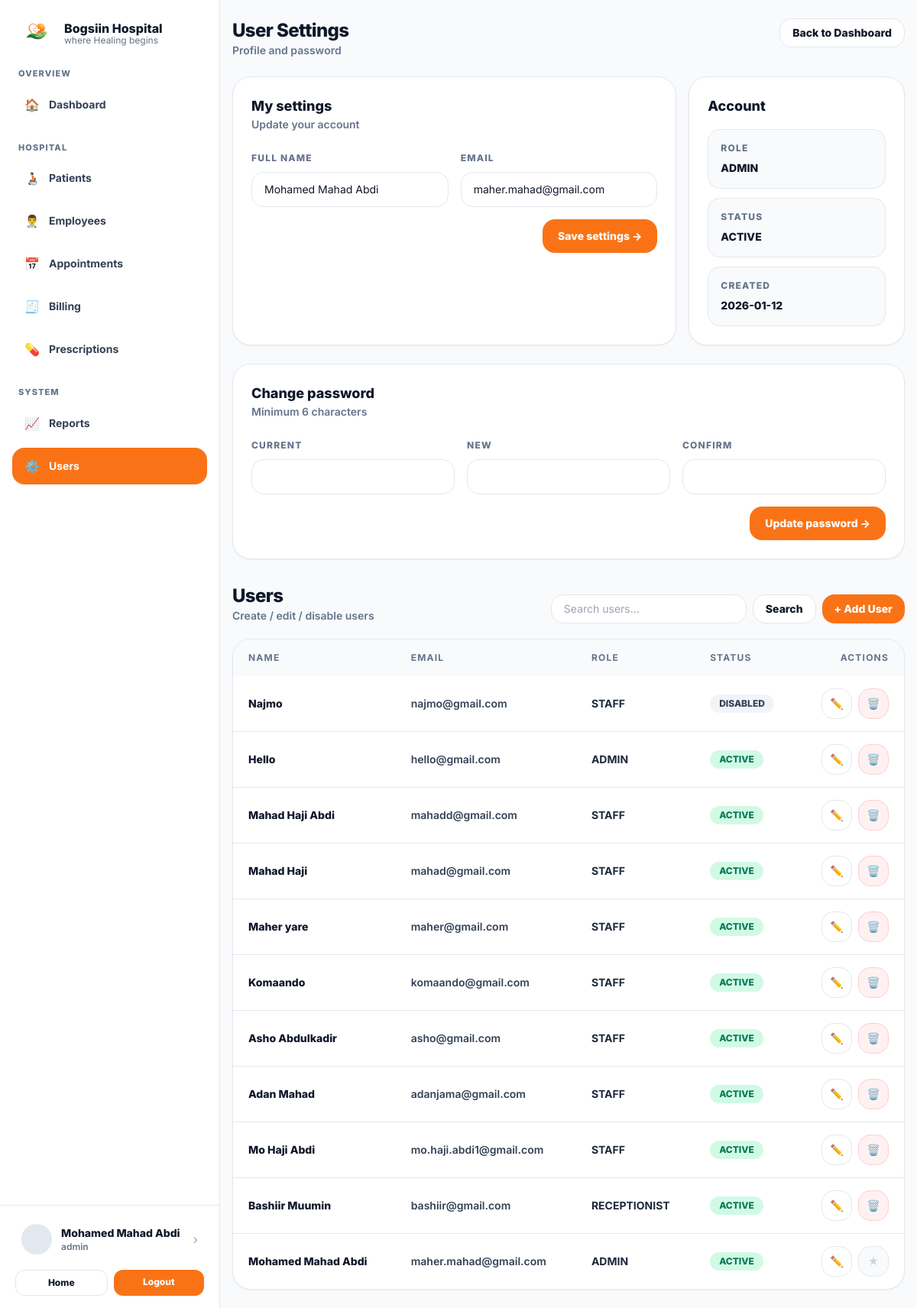
The page /users/view.php (signed in) on the database its author committed.
### tables this page shows
CREATE TABLE `users` (
  `id` int(11) NOT NULL,
  `full_name` varchar(120) NOT NULL,
  `email` varchar(160) NOT NULL,
  `password_hash` varchar(255) NOT NULL,
  `role` enum('ADMIN','RECEPTIONIST','STAFF') NOT NULL DEFAULT 'STAFF',
  `is_active` tinyint(1) NOT NULL DEFAULT 1,
  `created_at` timestamp NOT NULL DEFAULT current_timestamp()
);

### users/view.php (the view, shortened to what this page needs)
<?php
require_once __DIR__ . "/../includes/db.php";
function h($s){ return htmlspecialchars((string)$s, ENT_QUOTES, 'UTF-8'); }
$me = $_SESSION["user"] ?? null;
$myId = (int)($me["id"] ?? 0);
$myRole = $me["role"] ?? "STAFF";
$stmt = $pdo->prepare("SELECT id, full_name, email, role, is_active, created_at FROM users WHERE id=? LIMIT 1");
$stmt->execute([$myId]);
$meDb = $stmt->fetch();
$adminUsers = [];
$search = trim($_GET["q"] ?? "");
if ($myRole === "ADMIN") {
  $params = [];
  $sql = "SELECT id, full_name, email, role, is_active, created_at
          FROM users";
  $sql .= " ORDER BY created_at DESC LIMIT 300";
  $stmt = $pdo->prepare($sql);
  $stmt->execute($params);
  $adminUsers = $stmt->fetchAll() ?: [];
}
include_once __DIR__ . "/../includes/header.php";
?>
 <div class="min-h-screen bg-slate-50 md:pl-72">
<div class="md:flex min-h-screen">
  <?php include __DIR__ . "/../includes/sidebar.php"; ?>
  <div class="flex-1">
    <div class="mx-auto max-w-6xl px-4 py-6">
      <div class="flex flex-col gap-4 md:flex-row md:items-start md:justify-between">
        <div>
          <div class="text-2xl font-extrabold tracking-tight">User Settings</div>
          <div class="text-sm font-semibold text-slate-500">Profile and password</div>
        </div>
        <a href="/hospital/dashboard.php" class="rounded-2xl border bg-white px-4 py-2 text-sm font-extrabold hover:bg-slate-50">
          Back to Dashboard
        </a>
      </div>
      <section class="mt-6 grid gap-4 lg:grid-cols-3">
        <div class="lg:col-span-2 rounded-3xl border bg-white p-6 shadow-sm">
          <div class="text-lg font-extrabold">My settings</div>
          <div class="text-sm font-semibold text-slate-500">Update your account</div>
          <form method="POST" class="mt-5 grid gap-4">
            <div class="grid gap-4 md:grid-cols-2">
              <div>
                <label class="text-xs font-extrabold tracking-widest text-slate-500">FULL NAME</label>
                <input name="full_name" value="<?php echo h($meDb["full_name"]); ?>"
                  class="mt-2 w-full rounded-2xl border bg-white px-4 py-3 text-sm outline-none">
              </div>
              <div>
                <label class="text-xs font-extrabold tracking-widest text-slate-500">EMAIL</label>
                <input type="email" name="email" value="<?php echo h($meDb["email"]); ?>"
                  class="mt-2 w-full rounded-2xl border bg-white px-4 py-3 text-sm outline-none">
              </div>
            </div>
            <div class="flex justify-end">
              <button class="rounded-2xl bg-orange-500 px-5 py-3 text-sm font-extrabold text-white hover:bg-orange-600" type="submit">
                Save settings →
              </button>
            </div>
          </form>
        </div>
        <div class="rounded-3xl border bg-white p-6 shadow-sm">
          <div class="text-lg font-extrabold">Account</div>
          <div class="mt-4 space-y-3 text-sm">
            <div class="rounded-2xl border bg-slate-50 p-4">
              <div class="text-xs font-extrabold tracking-widest text-slate-500">ROLE</div>
              <div class="mt-2 font-extrabold text-slate-900"><?php echo h($meDb["role"]); ?></div>
            </div>
            <div class="rounded-2xl border bg-slate-50 p-4">
              <div class="text-xs font-extrabold tracking-widest text-slate-500">STATUS</div>
              <div class="mt-2 font-extrabold text-slate-900"><?php echo ((int)$meDb["is_active"]===1) ? "ACTIVE" : "DISABLED"; ?></div>
            </div>
            <div class="rounded-2xl border bg-slate-50 p-4">
              <div class="text-xs font-extrabold tracking-widest text-slate-500">CREATED</div>
              <div class="mt-2 font-extrabold text-slate-900"><?php echo h(date("Y-m-d", strtotime($meDb["created_at"]))); ?></div>
            </div>
          </div>
        </div>
      </section>
      <section class="mt-6 rounded-3xl border bg-white p-6 shadow-sm">
        <div class="text-lg font-extrabold">Change password</div>
        <div class="text-sm font-semibold text-slate-500">Minimum 6 characters</div>
        <form method="POST" class="mt-5 grid gap-4 md:grid-cols-3">
          <div>
            <label class="text-xs font-extrabold tracking-widest text-slate-500">CURRENT</label>
            <input type="password" name="current_password"
              class="mt-2 w-full rounded-2xl border bg-white px-4 py-3 text-sm outline-none" />
          </div>
          <div>
            <label class="text-xs font-extrabold tracking-widest text-slate-500">NEW</label>
            <input type="password" name="new_password"
              class="mt-2 w-full rounded-2xl border bg-white px-4 py-3 text-sm outline-none" />
          </div>
          <div>
            <label class="text-xs font-extrabold tracking-widest text-slate-500">CONFIRM</label>
            <input type="password" name="confirm_password"
              class="mt-2 w-full rounded-2xl border bg-white px-4 py-3 text-sm outline-none" />
          </div>
          <div class="md:col-span-3 flex justify-end">
            <button class="rounded-2xl bg-orange-500 px-5 py-3 text-sm font-extrabold text-white hover:bg-orange-600" type="submit">
              Update password →
            </button>
          </div>
        </form>
      </section>
      <?php if ($myRole === "ADMIN"): ?>
        <section class="mt-8">
          <div class="flex flex-col gap-3 md:flex-row md:items-end md:justify-between">
            <div>
              <div class="text-2xl font-extrabold tracking-tight">Users</div>
              <div class="text-sm font-semibold text-slate-500">Create / edit / disable users</div>
            </div>
            <div class="flex gap-2">
              <form method="GET" class="flex gap-2">
                <input name="q" value="<?php echo h($search); ?>"
                  class="w-64 rounded-2xl border bg-white px-4 py-2 text-sm outline-none"
                  placeholder="Search users..." />
                <button class="rounded-2xl border bg-white px-4 py-2 text-sm font-extrabold hover:bg-slate-50" type="submit">
                  Search
                </button>
              </form>
              <button id="openUserModal"
                class="rounded-2xl bg-orange-500 px-4 py-2 text-sm font-extrabold text-white hover:bg-orange-600">
                + Add User
              </button>
            </div>
          </div>
          <div class="mt-5 rounded-3xl border bg-white shadow-sm overflow-hidden">
            <div class="overflow-x-auto">
              <table class="w-full text-left text-sm">
                <thead class="bg-slate-50 text-xs font-extrabold tracking-widest text-slate-500">
                  <tr>
                    <th class="px-5 py-4">NAME</th>
                    <th class="px-5 py-4">EMAIL</th>
                    <th class="px-5 py-4">ROLE</th>
                    <th class="px-5 py-4">STATUS</th>
                    <th class="px-5 py-4 text-right">ACTIONS</th>
                  </tr>
                </thead>
                <tbody class="divide-y">
                  <?php if (!$adminUsers): ?>
                    <tr><td colspan="5" class="px-5 py-10 text-center text-slate-500 font-semibold">No users found.</td></tr>
                  <?php else: ?>
                    <?php foreach ($adminUsers as $u): ?>
                      <?php
                        $badge = ((int)$u["is_active"]===1) ? "bg-emerald-100 text-emerald-700" : "bg-slate-100 text-slate-700";
                        $payload = base64_encode(json_encode($u));
                      ?>
                      <tr class="hover:bg-slate-50/60">
                        <td class="px-5 py-4 font-extrabold text-slate-900"><?php echo h($u["full_name"]); ?></td>
                        <td class="px-5 py-4 font-semibold text-slate-700"><?php echo h($u["email"]); ?></td>
                        <td class="px-5 py-4 font-bold text-slate-800"><?php echo h($u["role"]); ?></td>
                        <td class="px-5 py-4">
                          <span class="inline-flex rounded-full px-3 py-1 text-xs font-extrabold <?php echo $badge; ?>">
                            <?php echo ((int)$u["is_active"]===1) ? "ACTIVE" : "DISABLED"; ?>
                          </span>
                        </td>
                        <td class="px-5 py-4">
                          <div class="flex justify-end gap-2">
                            <button type="button"
                              class="grid h-10 w-10 place-items-center rounded-2xl border bg-white hover:bg-slate-50"
                              title="Edit"
                              data-u="<?php echo h($payload); ?>"
                              onclick="openUserEdit(this)">✏️</button>
                            <?php if ((int)$u["id"] !== $myId): ?>
                              <form method="POST" onsubmit="return confirm('Delete this user?');">
                                <button type="submit"
                                  class="grid h-10 w-10 place-items-center rounded-2xl border border-rose-200 bg-rose-50 hover:bg-rose-100"
                                  title="Delete">🗑️</button>
                              </form>
                            <?php else: ?>
                              <div class="grid h-10 w-10 place-items-center rounded-2xl border bg-slate-50 text-slate-300" title="You">★</div>
                            <?php endif; ?>
                          </div>
                        </td>
                      </tr>
                    <?php endforeach; ?>
                  <?php endif; ?>
                </tbody>
              </table>
            </div>
          </div>
        </section>
      <?php endif; ?>
    </div>
  </div>
</div>

### includes/sidebar.php (shortened to what this page needs)
<?php
$u = $_SESSION["user"] ?? null;
$role = $u["role"] ?? "STAFF";
$activePath = parse_url($_SERVER["REQUEST_URI"], PHP_URL_PATH) ?? "";
function nav_active($path, $activePath) {
  return ($activePath === $path)
    ? "bg-orange-500 text-white shadow-sm"
    : "text-slate-700 hover:bg-slate-50";
}
function sidebar_links($role, $activePath) { ?>
  <nav class="flex-1 px-4 pb-4 overflow-y-auto">
    <div class="px-2 text-[11px] font-extrabold tracking-widest text-slate-500">OVERVIEW</div>
    <a href="/hospital/dashboard.php"
       class="mt-2 flex items-center gap-3 rounded-2xl px-4 py-3 text-sm font-bold <?php echo nav_active('/hospital/dashboard.php',$activePath); ?>">
      <span class="text-base">🏠</span> Dashboard
    </a>
    <div class="mt-6 px-2 text-[11px] font-extrabold tracking-widest text-slate-500">HOSPITAL</div>
    <a href="/hospital/patients/view.php"
       class="mt-2 flex items-center gap-3 rounded-2xl px-4 py-3 text-sm font-bold <?php echo nav_active('/hospital/patients/view.php',$activePath); ?>">
      <span class="text-base">🧑‍🦽</span> Patients
    </a>
    <a href="/hospital/employees/view.php"
       class="mt-2 flex items-center gap-3 rounded-2xl px-4 py-3 text-sm font-bold <?php echo nav_active('/hospital/employees/view.php',$activePath); ?>">
      <span class="text-base">👨‍⚕️</span> Employees
    </a>
    <a href="/hospital/appointments/view.php"
       class="mt-2 flex items-center gap-3 rounded-2xl px-4 py-3 text-sm font-bold <?php echo nav_active('/hospital/appointments/view.php',$activePath); ?>">
      <span class="text-base">📅</span> Appointments
    </a>
    <a href="/hospital/billing/view.php"
       class="mt-2 flex items-center gap-3 rounded-2xl px-4 py-3 text-sm font-bold <?php echo nav_active('/hospital/billing/view.php',$activePath); ?>">
      <span class="text-base">🧾</span> Billing
    </a>
    <a href="/hospital/prescriptions/view.php"
       class="mt-2 flex items-center gap-3 rounded-2xl px-4 py-3 text-sm font-bold <?php echo nav_active('/hospital/prescriptions/view.php',$activePath); ?>">
      <span class="text-base">💊</span> Prescriptions
    </a>
    <?php if ($role === "ADMIN"): ?>
      <div class="mt-6 px-2 text-[11px] font-extrabold tracking-widest text-slate-500">SYSTEM</div>
      <a href="/hospital/reports/view.php"
         class="mt-2 flex items-center gap-3 rounded-2xl px-4 py-3 text-sm font-bold <?php echo nav_active('/hospital/reports/view.php',$activePath); ?>">
        <span class="text-base">📈</span> Reports
      </a>
      <a href="/hospital/users/view.php"
         class="mt-2 flex items-center gap-3 rounded-2xl px-4 py-3 text-sm font-bold <?php echo nav_active('/hospital/users/view.php',$activePath); ?>">
        <span class="text-base">⚙️</span> Users
      </a>
    <?php endif; ?>
  </nav>
<?php } ?>
<?php
function sidebar_user_card($u, $role) { ?>
  <div class="border-t px-5 py-4">
    <a href="/hospital/profile.php"
       class="group flex items-center gap-3 rounded-2xl p-2 hover:bg-slate-50">
      <div class="h-10 w-10 rounded-full bg-slate-200 group-hover:bg-slate-300"></div>
      <div class="min-w-0">
        <div class="truncate text-sm font-extrabold text-slate-900 group-hover:underline">
          <?php echo htmlspecialchars($u["full_name"] ?? "User"); ?>
        </div>
        <div class="truncate text-xs font-semibold text-slate-500">
          <?php echo htmlspecialchars(strtolower($role)); ?>
        </div>
      </div>
      <div class="ml-auto text-slate-400 group-hover:text-slate-700">›</div>
    </a>
    <div class="mt-3 flex gap-2">
      <a href="/hospital/index.php"
         class="flex-1 rounded-xl border bg-white px-3 py-2 text-center text-xs font-extrabold hover:bg-slate-50">
        Home
      </a>
      <a href="/hospital/auth/logout.php"
         class="flex-1 rounded-xl bg-orange-500 px-3 py-2 text-center text-xs font-extrabold text-white hover:bg-orange-600">
        Logout
      </a>
    </div>
  </div>
<?php } ?>
<aside class="hidden md:flex md:w-72 md:flex-col md:border-r md:bg-white md:fixed md:top-0 md:left-0 md:h-screen md:z-40 md:overflow-auto">
  <div class="flex items-center gap-3 px-6 py-5">
    <img src="/hospital/assets/images/logo.png" alt="Bogsiin Hospital" class="h-12 w-12 object-contain rounded" />
    <div>
      <div class="font-extrabold leading-tight">Bogsiin Hospital</div>
      <div class="text-xs text-slate-500 -mt-0.5">where Healing begins</div>
    </div>
  </div>
  <?php sidebar_links($role, $activePath); ?>
  <?php sidebar_user_card($u, $role); ?>
</aside>

### includes/header.php (style rules this page uses)
body { font-family: Inter, system-ui, -apple-system, Segoe UI, Roboto, Arial, sans-serif; }

### rows shown on the page
users: full_name "Mohamed Mahad Abdi", role "admin", email "maher.mahad@gmail.com", role "ADMIN", created_at "2026-01-12", is_active "ACTIVE"
users: full_name "Najmo", email "najmo@gmail.com", role "STAFF", is_active "DISABLED"
users: full_name "Hello", email "hello@gmail.com", role "ADMIN", is_active "ACTIVE"
users: full_name "Mahad Haji Abdi", email "mahadd@gmail.com", role "STAFF", is_active "ACTIVE"
users: full_name "Mahad Haji", email "mahad@gmail.com", role "STAFF", is_active "ACTIVE"
users: full_name "Maher yare", email "maher@gmail.com", role "STAFF", is_active "ACTIVE"
users: full_name "Komaando", email "komaando@gmail.com", role "STAFF", is_active "ACTIVE"
users: full_name "Asho Abdulkadir", email "asho@gmail.com", role "STAFF", is_active "ACTIVE"
users: full_name "Adan Mahad", email "adanjama@gmail.com", role "STAFF", is_active "ACTIVE"
users: full_name "Mo Haji Abdi", email "mo.haji.abdi1@gmail.com", role "STAFF", is_active "ACTIVE"
users: full_name "Bashiir Muumin", email "bashiir@gmail.com", role "RECEPTIONIST", is_active "ACTIVE"
